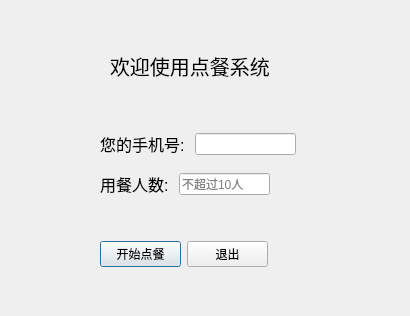
<?xml version="1.0" encoding="UTF-8"?>
<ui version="4.0">
 <class>Login</class>
 <widget class="QDialog" name="Login">
  <property name="geometry">
   <rect>
    <x>0</x>
    <y>0</y>
    <width>410</width>
    <height>316</height>
   </rect>
  </property>
  <property name="windowTitle">
   <string>Dialog</string>
  </property>
  <widget class="QLabel" name="label">
   <property name="geometry">
    <rect>
     <x>110</x>
     <y>30</y>
     <width>181</width>
     <height>71</height>
    </rect>
   </property>
   <property name="font">
    <font>
     <pointsize>15</pointsize>
    </font>
   </property>
   <property name="text">
    <string>欢迎使用点餐系统</string>
   </property>
  </widget>
  <widget class="QWidget" name="layoutWidget">
   <property name="geometry">
    <rect>
     <x>100</x>
     <y>240</y>
     <width>168</width>
     <height>28</height>
    </rect>
   </property>
   <layout class="QHBoxLayout" name="horizontalLayout_2">
    <item>
     <widget class="QPushButton" name="loginPush">
      <property name="text">
       <string>开始点餐</string>
      </property>
     </widget>
    </item>
    <item>
     <widget class="QPushButton" name="pushButton_2">
      <property name="text">
       <string>退出</string>
      </property>
     </widget>
    </item>
   </layout>
  </widget>
  <widget class="QWidget" name="layoutWidget">
   <property name="geometry">
    <rect>
     <x>100</x>
     <y>130</y>
     <width>196</width>
     <height>28</height>
    </rect>
   </property>
   <layout class="QHBoxLayout" name="horizontalLayout">
    <item>
     <widget class="QLabel" name="inputPhone">
      <property name="font">
       <font>
        <pointsize>12</pointsize>
       </font>
      </property>
      <property name="text">
       <string>您的手机号: </string>
      </property>
     </widget>
    </item>
    <item>
     <widget class="QLineEdit" name="phoneNumber">
      <property name="maxLength">
       <number>11</number>
      </property>
     </widget>
    </item>
   </layout>
  </widget>
  <widget class="QWidget" name="layoutWidget">
   <property name="geometry">
    <rect>
     <x>100</x>
     <y>170</y>
     <width>170</width>
     <height>28</height>
    </rect>
   </property>
   <layout class="QHBoxLayout" name="horizontalLayout_3">
    <item>
     <widget class="QLabel" name="label_2">
      <property name="font">
       <font>
        <pointsize>12</pointsize>
       </font>
      </property>
      <property name="text">
       <string>用餐人数: </string>
      </property>
     </widget>
    </item>
    <item>
     <widget class="QLineEdit" name="peopleNum">
      <property name="maxLength">
       <number>2</number>
      </property>
      <property name="placeholderText">
       <string>不超过10人</string>
      </property>
     </widget>
    </item>
   </layout>
  </widget>
 </widget>
 <resources/>
 <connections/>
</ui>
